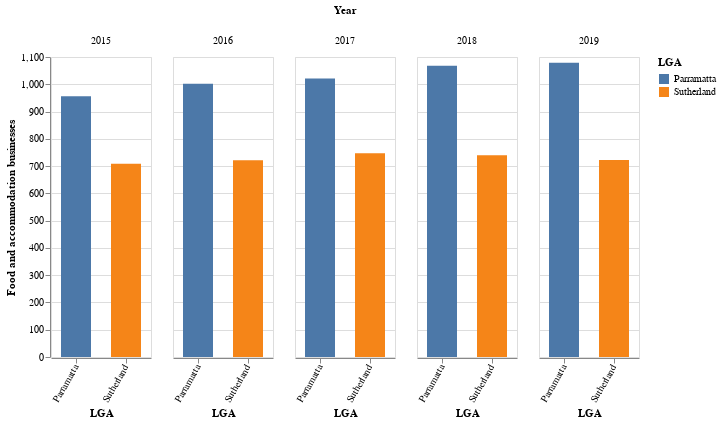

The notebook cell saved with this chart:
### Markdown cell above
**Display the grouped bar chart for hospitality business in Parramatta and Sutherland**

### Code cell
displayChart('Food and accommodation businesses',business)

### Figure 1 — Vega-Lite specification as saved in the notebook (floating-point values rounded to 4 significant figures)
{"config": {"view": {"continuousWidth": 400, "continuousHeight": 300}}, "data": {"name": "data-401a357a46425d40608b3d67bd1fb6d2"}, "mark": {"type": "bar", "size": 30}, "encoding": {"color": {"type": "nominal", "field": "LGA"}, "column": {"type": "nominal", "field": "Year"}, "x": {"type": "nominal", "axis": {"labelAngle": 300}, "field": "LGA"}, "y": {"type": "quantitative", "axis": {"title": "Food and accommodation businesses"}, "field": "Count"}}, "width": {"step": 50}, "$schema": "https://vega.github.io/schema/vega-lite/v4.8.1.json", "datasets": {"data-401a357a46425d40608b3d67bd1fb6d2": [{"LGA": "Parramatta", "Description": "Accommodation and food services (no.)", "Year": "2015", "Count": 956.0}, {"LGA": "Parramatta", "Description": "Accommodation and food services (no.)", "Year": "2016", "Count": 1002.0}, {"LGA": "Parramatta", "Description": "Accommodation and food services (no.)", "Year": "2017", "Count": 1021.0}, {"LGA": "Parramatta", "Description": "Accommodation and food services (no.)", "Year": "2018", "Count": 1068.0}, {"LGA": "Parramatta", "Description": "Accommodation and food services (no.)", "Year": "2019", "Count": 1079.0}, {"LGA": "Sutherland", "Description": "Accommodation and food services (no.)", "Year": "2015", "Count": 709.0}, {"LGA": "Sutherland", "Description": "Accommodation and food services (no.)", "Year": "2016", "Count": 721.0}, {"LGA": "Sutherland", "Description": "Accommodation and food services (no.)", "Year": "2017", "Count": 747.0}, {"LGA": "Sutherland", "Description": "Accommodation and food services (no.)", "Year": "2018", "Count": 740.0}, {"LGA": "Sutherland", "Description": "Accommodation and food services (no.)", "Year": "2019", "Count": 722.0}]}}
